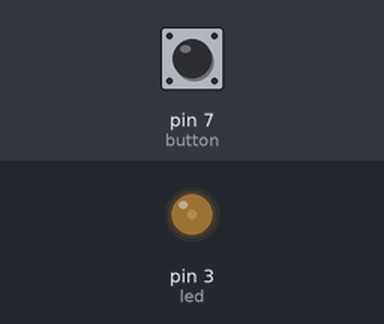
This sketch was run on a simulated Arduino Uno, built with avr-gcc and run on an emulated ATmega328P. Parts: output pins drawn as LEDs (lit = HIGH). Inputs (shaded band) come from the test bench; at power-on: pin 7 (button) HIGH.

Above: at 1.2 s.
1.3 s: pin 7 (button) pulled LOW for 0.15 s
3.6 s: pin 7 (button) pulled LOW for 1 s
At 7.23 s:
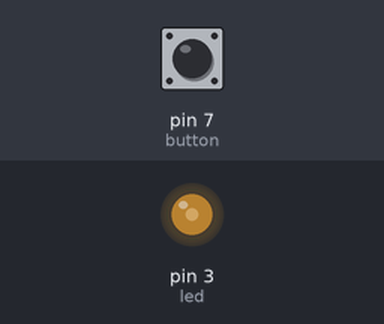
At 11.7 s:
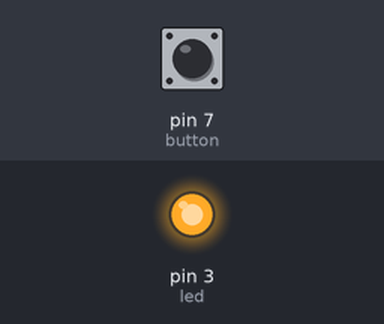
Timing chart, 0 to 13.2 s (numbered marks = the images above; inputs shaded):
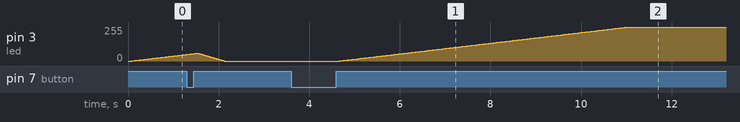

The sketch:

arduino-night-light.ino
```cpp
// (licence header left out)
// Input and output ports configuration
const int button = 7;
const int led = 3;

boolean switchingOnMode = false; // Direction of current light change
int lightValue = 0;              // Current light output PWM value (0-255)

int buttonState;                 // The current buttonReading from the input pin
int lastButtonState = LOW;       // The previous buttonReading from the input pin

long lastStateChangeTime = 0;    // The last time the output pin was toggled
int debounceDelayTime = 50;      // The debounce delay time

void setup() {
  // Define configured pin as input and link it with the internal pull-up resistor
  // to allow connecting press button directly to board, without external resistor
  pinMode(button, INPUT_PULLUP);
}

void loop(){
  // Read the current state of the switch button
  int buttonReading = digitalRead(button);

  // Check if button state has changed because of any reason - press or bounce noise
  if (buttonReading != lastButtonState) {
    // Save the time of last state change
    lastStateChangeTime = millis();
  }

  // Check for valueable button state change - ignore any changes that happen before
  // preconfigured debounceDelayTime
  if ((millis() - lastStateChangeTime) > debounceDelayTime) {

    // If the button state has changed store the new read value and change light change
    // direction if the button is pressed down
    if (buttonReading != buttonState) {
      buttonState = buttonReading;
      if (buttonState == HIGH) {
        switchingOnMode = !switchingOnMode;
      }
    }
  }

  // Considering the current light change direction update the light value and wait for
  // a specific time delay to slow down the fading effect
  if (switchingOnMode) {
    lightValue += 1;
    if (lightValue > 255) {
      lightValue = 255;
    }
    delay(25);
  } else {
    lightValue -= 1;
    if (lightValue < 0) {
      lightValue = 0;
    }
    delay(10);
  }

  // Apply the current light value to the LED output pin
  analogWrite(led, lightValue);

  // Store the current button reading value for the next loop
  lastButtonState = buttonReading;
}
```

Measured:
- after the input at 3.6 s, pin 3 (led): moves from 0/255 to 255/255 over 6.4 s, starting after 1.1 s
- by itself, pin 3 (led): rises from 49/255 to 59/255 in 0.23 s, then falls to 0/255 in 0.59 s
